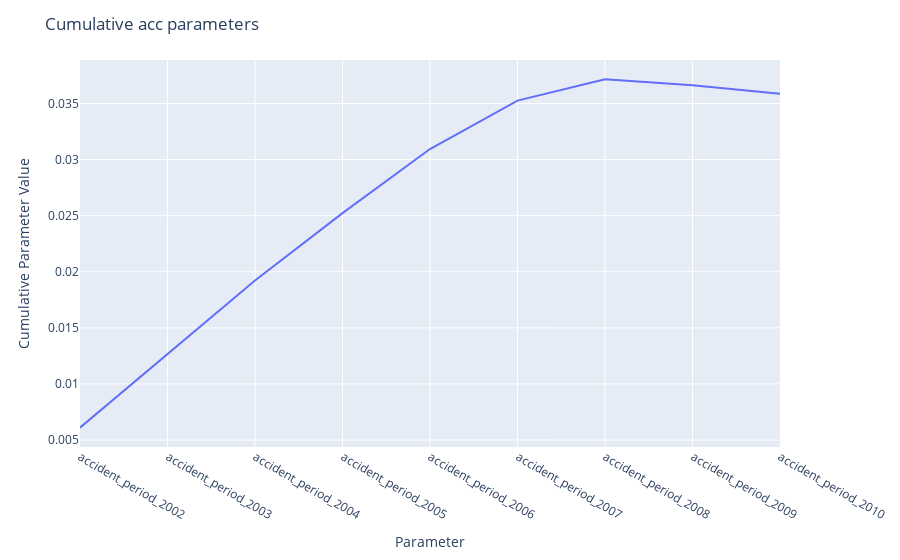

Write notebook code for a chart like this one.
### Code cell
r.tweedie.PlotParameter('acc')

### Figure 1 — Plotly figure (JSON) as saved in the notebook; plotly's stock layout.template omitted (floating-point values rounded to 4 significant figures)
{"data": [{"customdata": [[0.006105], [0.006526], [0.006592], [0.006007], [0.005709], [0.004317], [0.001896], [-0.0005364], [-0.0007569]], "hovertemplate": "parameter=%{x}<br>cumsum=%{y}<br>value=%{customdata[0]}<extra></extra>", "legendgroup": "", "line": {"color": "#636efa", "dash": "solid"}, "marker": {"symbol": "circle"}, "mode": "lines", "name": "", "orientation": "v", "showlegend": false, "type": "scatter", "x": ["accident_period_2002", "accident_period_2003", "accident_period_2004", "accident_period_2005", "accident_period_2006", "accident_period_2007", "accident_period_2008", "accident_period_2009", "accident_period_2010"], "xaxis": "x", "y": [0.006105, 0.01263, 0.01922, 0.02523, 0.03094, 0.03526, 0.03715, 0.03662, 0.03586], "yaxis": "y"}], "layout": {"legend": {"tracegroupgap": 0}, "margin": {"t": 60}, "title": {"text": "Cumulative acc parameters"}, "xaxis": {"anchor": "y", "domain": [0, 1], "title": {"text": "Parameter"}}, "yaxis": {"anchor": "x", "domain": [0, 1], "title": {"text": "Cumulative Parameter Value"}}}}
